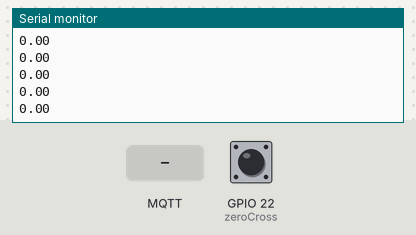
This sketch was run on a simulated ESP32. On the bench: the last lines printed to the serial monitor. The inputs (shaded band) are chosen by the test bench; at power-on: GPIO 22 (zeroCross) HIGH. WiFi joins after 1.5 s; servers stay silent unless stated; no MQTT or app messages arrive unless stated.

Above: at 2.7 s.
2.8 s: MQTT message "1" arrives on the first subscribed topic
At 3.5 s:
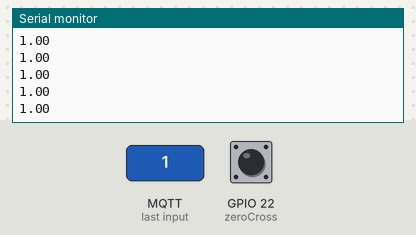
4.3 s: MQTT message "2" arrives on the first subscribed topic
At 5.0 s:
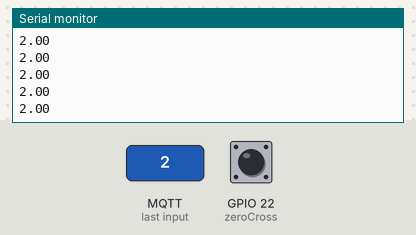
Timing chart, 0 to 5.9 s (numbered marks = the images above; inputs shaded):
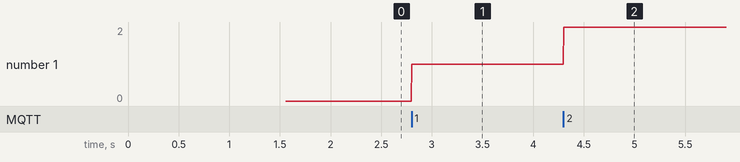

Measured:
- after the input at 2.8 s, the serial monitor: prints a new line at once (image 1)
- after the input at 4.3 s, the serial monitor: prints a new line at once (image 2)
- plotted number 1: 0 → 1 after the input at 2.8 s, 1 → 2 after the input at 4.3 s

The sketch:

smartPlugMQTT2.ino
```cpp
//libraries
#include <WiFi.h>
#include <PubSubClient.h>

//naming pins
#define trigger 12
#define zeroCross 22

//limits to the delay detection
unsigned long minTime = 600;
unsigned long maxTime = 9600;

//to stop interruptions
portMUX_TYPE mux = portMUX_INITIALIZER_UNLOCKED;

//timer
hw_timer_t *timer = NULL;

//store the time delay to pulse the gate
uint64_t timeActivation = 0;

//store the percentage of power intended and the previous
volatile float level = 0;
volatile float previousLevel = 0;

//for calculus (power, conspumtion...)
uint64_t crossingTime = 0; //register the moment of the zero crossing
uint64_t pinHighTime = 0; //register the moment of rising edge of TRIAC
uint64_t timeOff = 0;  //to calculate the real waiting time

//--------------------WiFi attributes--------------------
/*
const char *SSID = "Rep Bairro Nobre";
const char *PASSWORD =  "cheesenobre2022";
*/

/*
const char* SSID = "agents";
const char* PASSWORD =  "QgC9O8VucAByqvVu5Rruv1zdpqM66cd23KG4ElV7vZiJND580bzYvaHqz5k07G2";
*/

///*
const char* SSID = "will";
const char* PASSWORD =  "12ab34cd";
//*/

WiFiClient Wificlient;   //storage the data of the connected client
//------------------------------------------------------

//--------------------MQTT attributes--------------------
const char* BROKER_MQTT = "broker.mqtt-dashboard.com";
int BROKER_PORT = 1883;

#define ID_MQTT "PLUG" //unique for each device
#define TOPIC_SUBSCRIBER "SMARTPLUG_LEVEL"  //same between the publisher and subscriber
#define TOPIC_PUBLISHER "SMARTPLUG_REALTIMEACTIVATION"
PubSubClient MQTT(Wificlient);
//------------------------------------------------------

//----------------------functions-----------------------
void connectWiFi();
void connectMQTT();
void keepConnections();
void receivePackage(char* topic, byte* payload, unsigned int length);
void sendPackage();
//------------------------------------------------------

//--------------------interruptions---------------------
//ISR to regist the zero-crossing
void IRAM_ATTR ISR_zeroCross()  {
  //if(currentBrightness == IDLE) return;
  portENTER_CRITICAL_ISR(&mux); // turn off interruptions for a while
    crossingTime = micros();  //catch this moment
    setTimer(timeActivation, &ISR_turnPinHigh); // define the time delay for triggering
  portEXIT_CRITICAL_ISR(&mux); // turn on the interruptions
}

//set the timer parameters to rising (ISR_turnPinHigh) and pulse duration (ISR_turnPinLow)
ICACHE_RAM_ATTR void setTimer(uint64_t timeConfig, void (*ISR)(void)){
  //portENTER_CRITICAL_ISR(&mux);
    timer = timerBegin(0, 80, true);
    timerAttachInterrupt(timer, ISR, true);
    timerAlarmWrite(timer, timeConfig, false);
    timerAlarmEnable(timer);
  //portEXIT_CRITICAL_ISR(&mux);
}

//rising trigger pulse
ICACHE_RAM_ATTR void ISR_turnPinHigh(){
  portENTER_CRITICAL_ISR(&mux);
    digitalWrite(trigger, HIGH);
    pinHighTime = micros(); //catch this moment
    timeOff = pinHighTime-crossingTime;
    setTimer(70, &ISR_turnPinLow);
  portEXIT_CRITICAL_ISR(&mux);
}

//falling trigger pulse
ICACHE_RAM_ATTR void ISR_turnPinLow(){
  portENTER_CRITICAL_ISR(&mux);
    digitalWrite(trigger, LOW);
  portEXIT_CRITICAL_ISR(&mux);
}
//------------------------------------------------------

//--------------mainly arduino functions----------------
void setup() {
  // put your setup code here, to run once:
  pinMode(zeroCross, INPUT_PULLUP);  //detect the zero cross
  pinMode(trigger, OUTPUT); //pin to pulse the gate
  Serial.begin(115200); //speed rate

  digitalWrite(trigger, LOW);   //start low before calculate
  //attachInterrupt(activactor of interruption, function to be run in the moment of interruption, mode)

  WiFi.begin(SSID, PASSWORD);
  connectWiFi();
  MQTT.setServer(BROKER_MQTT, BROKER_PORT);
  MQTT.setCallback(receivePackage);

  attachInterrupt(digitalPinToInterrupt(zeroCross), ISR_zeroCross, RISING);
}

void loop() {
  // put your main code here, to run repeatedly:
  keepConnections();
  sendPackage();
  MQTT.loop();

  timeActivation = map(level, 0, 100, maxTime, minTime);
  Serial.println(level);
}
//------------------------------------------------------

//-----------Wi-Fi and MQTT implementations-------------
void connectWiFi(){
    if (WiFi.status() == WL_CONNECTED) {
     return;
    }

    while(WiFi.status() != WL_CONNECTED){
      delay(500);
      Serial.print(".");
    }

    Serial.println(" ");
    Serial.print("Connected to WiFi ");
    Serial.print(SSID);
    Serial.print(" | IP Address: ");
    Serial.println(WiFi.localIP());
}

void connectMQTT(){
  while (!MQTT.connected()){
    Serial.print("Connecting to Broker ");
    Serial.println(BROKER_MQTT);

    if(MQTT.connect(ID_MQTT)){
      Serial.println("Connection to Broker successfully!");
      MQTT.subscribe(TOPIC_SUBSCRIBER);
    }

    else{
      Serial.println("No connection found. Trying to reconnect...");
      delay(1000);
    }
  }
}

void keepConnections(){
  if(!MQTT.connected()){
    connectMQTT();
  }
  connectWiFi();
}

void receivePackage(char* topic, byte* payload, unsigned int length){
  String msg; //string to store the package message

  for(int i = 0; i < length; i++){
    char c = (char)payload[i];
    msg += c;
  }

  level = msg.toDouble();
}

void sendPackage(){
  char dif[5]={0};

  sprintf(dif,"%.2d", timeOff);    //convert to string

  MQTT.publish(TOPIC_PUBLISHER, dif);
}
```
